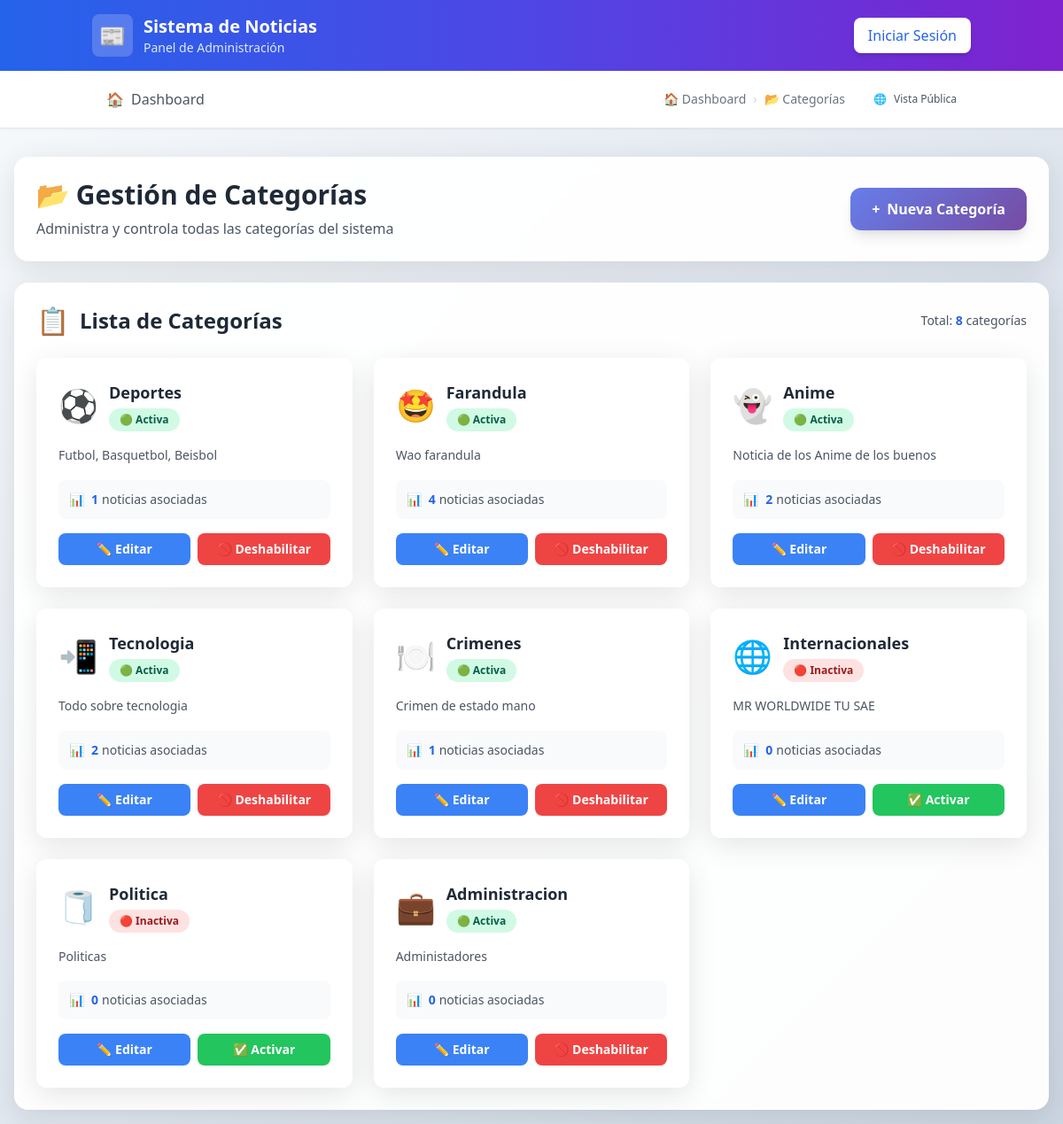
The app's page /public/categoria.php with its own data.
### tables this page shows
CREATE TABLE `categorias` (
  `id` int NOT NULL AUTO_INCREMENT,
  `nombre` varchar(100) NOT NULL,
  `icono` varchar(50) DEFAULT NULL,
  `descripcion` text,
  `id_estado` int NOT NULL DEFAULT '1',
  PRIMARY KEY (`id`),
  UNIQUE KEY `nombre` (`nombre`),
  KEY `id_estado` (`id_estado`)
);

### src/controllers/categoria_controller.php (called while the page is built, shortened)
<?php
require_once __DIR__ . '/../modules/categoria.php';
$model    = new Categoria();
$categorias = $model->obtenerTodos();

### src/modules/categoria.php (called while the page is built, shortened)
<?php
require_once __DIR__ . '/../../db/DatabaseManager.php';
class Categoria {
    private $db;
    public function __construct() {
        $pdo = ConexionDB::obtenerInstancia()->obtenerConexion();
        $this->db = new DatabaseManager($pdo);
    }
    public function obtenerTodos(): array {
        return $this->db->select('categorias', '*');
    }
    public function contadorNoticias(int $id): int {
        $r = $this->db->select('noticias', 'COUNT(*) AS total', ['id_categoria' => $id]);
        return $r ? (int)$r[0]['total'] : 0;
    }
}

### db/DatabaseManager.php (called while the page is built, shortened)
<?php
class DatabaseManager
{
    protected $conexion;
    public function __construct(PDO $pdoConnection)
    {
        $this->conexion = $pdoConnection;
    }
    public function select(string $tableName, string $columns = '*', array $conditions = []): array
    {
    $sql = "SELECT {$columns} FROM {$tableName}";
    $params = [];
    if (!empty($conditions)) {
        $whereClauses = [];
        foreach ($conditions as $key => $value) {
            if (strpos($key, '[~]') !== false) {
                $cleanKey = str_replace('[~]', '', $key);
                $whereClauses[] = "{$cleanKey} LIKE :{$cleanKey}_where";
                $params[":{$cleanKey}_where"] = $value;
            } else {
                $whereClauses[] = "{$key} = :{$key}_where";
                $params[":{$key}_where"] = $value;
            }
        }
        if (!empty($whereClauses)) {
            $sql .= " WHERE " . implode(" AND ", $whereClauses);
        }
    }
    try {
        $stmt = $this->conexion->prepare($sql);
        foreach ($params as $key => $value) {
            $stmt->bindValue($key, $value);
        }
        $stmt->execute();
        return $stmt->fetchAll(PDO::FETCH_ASSOC);
    } catch (PDOException $e) {
        error_log("Error al hacer SELECT en {$tableName}: " . $e->getMessage());
        return [];
    }
}
}

### public/categoria.php (the view, shortened to what this page needs)
<?php
require_once __DIR__ . '/../src/controllers/categoria_controller.php';
?>
<!DOCTYPE html>
<html lang="es">
<head>
    <script src="https://cdn.tailwindcss.com"></script>
</head>
<body>
    <?php include __DIR__ . '/header.php'; ?>
    <div class="container mx-auto mt-4 p-4 max-w-7xl">
        <div class="glass-card rounded-2xl p-6 mb-6">
            <div class="flex flex-col md:flex-row md:justify-between md:items-center gap-4">
                <div>
                    <h1 class="text-3xl font-bold text-gray-800 mb-2">📂 Gestión de Categorías</h1>
                    <p class="text-gray-600">Administra y controla todas las categorías del sistema</p>
                </div>
                <a href="categoria.php?action=crear"
                   class="inline-flex items-center px-6 py-3 btn-primary text-white font-semibold rounded-xl shadow-lg hover:shadow-xl transform hover:scale-105 transition-all duration-200">
                    <span class="mr-2">+</span>
                    Nueva Categoría
                </a>
            </div>
        </div>
        <div class="glass-card rounded-2xl p-6">
            <div class="flex justify-between items-center mb-6">
                <h2 class="text-2xl font-bold text-gray-800 flex items-center">
                    <span class="mr-3 text-3xl">📋</span>
                    Lista de Categorías
                </h2>
                <div class="text-sm text-gray-600">
                    Total: <span class="font-semibold text-blue-600"><?= count($categorias) ?></span> categorías
                </div>
            </div>
            <?php if (empty($categorias)): ?>
                <div class="text-center py-12">
                    <div class="text-6xl mb-4">📂</div>
                    <h3 class="text-xl font-semibold text-gray-700 mb-2">No hay categorías disponibles</h3>
                    <p class="text-gray-500 mb-6">Comienza creando tu primera categoría</p>
                    <a href="categoria.php?action=crear" class="btn-primary text-white px-6 py-3 rounded-lg font-semibold">
                        + Crear Primera Categoría
                    </a>
                </div>
            <?php else: ?>
                <div class="category-grid">
                    <?php foreach ($categorias as $c): ?>
                        <div class="category-card glass-card rounded-xl p-6">
                            <div class="flex items-start justify-between mb-4">
                                <div class="flex items-center">
                                    <?php if (!empty($c['icono'])): ?>
                                        <span class="text-4xl mr-3"><?= htmlspecialchars($c['icono']) ?></span>
                                    <?php else: ?>
                                        <div class="w-12 h-12 bg-gray-200 rounded-lg flex items-center justify-center mr-3">
                                            <span class="text-gray-500">📂</span>
                                        </div>
                                    <?php endif; ?>
                                    <div>
                                        <h3 class="text-lg font-bold text-gray-800"><?= htmlspecialchars($c['nombre']) ?></h3>
                                        <div class="<?= (int)$c['id_estado'] === 1 ? 'status-active' : 'status-inactive' ?> status-badge inline-block mt-1">
                                            <?= (int)$c['id_estado'] === 1 ? '🟢 Activa' : '🔴 Inactiva' ?>
                                        </div>
                                    </div>
                                </div>
                            </div>
                            <?php if (!empty($c['descripcion'])): ?>
                                <p class="text-gray-600 text-sm mb-4 leading-relaxed">
                                    <?= htmlspecialchars($c['descripcion']) ?>
                                </p>
                            <?php endif; ?>
                            <div class="bg-gray-50 rounded-lg p-3 mb-4">
                                <div class="flex items-center text-sm text-gray-600">
                                    <span class="mr-2">📊</span>
                                    <span class="font-semibold text-blue-600"><?= $model->contadorNoticias((int)$c['id']) ?></span>
                                    <span class="ml-1">noticias asociadas</span>
                                </div>
                            </div>
                            <div class="flex gap-2">
                                <a
                                    href="categoria.php?action=editar&id=<?= $c['id'] ?>"
                                    class="flex-1 bg-blue-500 hover:bg-blue-600 text-white text-center py-2 px-3 rounded-lg text-sm font-semibold transition-colors duration-200"
                                >
                                    ✏️ Editar
                                </a>
                                <?php if ((int)$c['id_estado'] === 1): ?>
                                    <a
                                        href="categoria.php?action=deshabilitar&id=<?= $c['id'] ?>"
                                        onclick="return confirm('¿Seguro que quieres deshabilitar esta categoría?');"
                                        class="flex-1 bg-red-500 hover:bg-red-600 text-white text-center py-2 px-3 rounded-lg text-sm font-semibold transition-colors duration-200"
                                    >
                                        🚫 Deshabilitar
                                    </a>
                                <?php else: ?>
                                    <a
                                        href="categoria.php?action=activar&id=<?= $c['id'] ?>"
                                        onclick="return confirm('¿Seguro que quieres activar esta categoría?');"
                                        class="flex-1 bg-green-500 hover:bg-green-600 text-white text-center py-2 px-3 rounded-lg text-sm font-semibold transition-colors duration-200"
                                    >
                                        ✅ Activar
                                    </a>
                                <?php endif; ?>
                            </div>
                        </div>
                    <?php endforeach; ?>
                </div>
            <?php endif; ?>
        </div>
    </div>
</body>
</html>

### public/header.php (shortened to what this page needs)
<?php
$pagina_actual = basename($_SERVER['PHP_SELF']);
function esEnlaceActivo($pagina_esperada) {
    global $pagina_actual;
    $grupos_paginas = [
        'dashboard' => ['dashboard.php', 'index.php'],
        'categorias' => ['categoria.php', 'gestionar_categoria.php'],
        'usuarios' => ['registrar_usuario.php', 'gestionar_usuario.php', 'usuarios.php'],
        'noticias' => ['indexnoticia.php', 'gestionar_noticia.php', 'noticiadetalles.php'],
        'public' => ['lista_noticias.php', 'new-page.php']
    ];
    return $pagina_actual === $pagina_esperada;
}
function obtenerClasesEnlace($pagina_esperada, $tipo = 'normal') {
    $clases_base = "flex items-center gap-2 px-4 py-2 rounded-lg transition-all duration-200 font-medium";
    if (esEnlaceActivo($pagina_esperada)) {
        return $clases_base . " bg-blue-600 text-white shadow-md";
    } else {
        return $clases_base . " text-gray-600 hover:text-blue-600 hover:bg-gray-50";
    }
}
?>
<header class="bg-gradient-to-r from-blue-600 via-indigo-600 to-purple-700 text-white shadow-lg">
    <div class="container mx-auto px-4 py-4">
        <div class="flex justify-between items-center">
            <div class="flex items-center gap-3">
                <div class="bg-white/20 p-2 rounded-lg backdrop-blur-sm">
                    <span class="text-2xl">📰</span>
                </div>
                <div>
                    <h1 class="text-xl font-bold">Sistema de Noticias</h1>
                    <p class="text-blue-100 text-sm">Panel de Administración</p>
                </div>
            </div>
            <div class="flex gap-4 items-center">
                <?php if (isset($_SESSION['usuario_nombre'])): ?>
                    <div class="flex items-center gap-3 bg-white/15 px-4 py-2 rounded-lg backdrop-blur-sm border border-white/20">
                        <div class="w-8 h-8 bg-white/20 rounded-full flex items-center justify-center">
                            <span class="text-sm">👤</span>
                        </div>
                        <div class="text-sm">
                            <div class="font-semibold"><?= htmlspecialchars($_SESSION['usuario_nombre']) ?></div>
                            <div class="text-blue-100 text-xs"><?= htmlspecialchars(ucfirst($_SESSION['usuario_rol'])) ?></div>
                        </div>
                    </div>
                    <a href="logout.php"
                       class="bg-purple-600 hover:bg-purple-700 text-white px-4 py-2 rounded-lg font-medium transition-all duration-200 shadow-md">
                        Cerrar Sesión
                    </a>
                <?php else: ?>
                    <a href="login.php"
                       class="bg-white text-blue-600 hover:bg-blue-50 px-4 py-2 rounded-lg font-medium transition-all duration-200 shadow-md">
                        Iniciar Sesión
                    </a>
                <?php endif; ?>
            </div>
        </div>
    </div>
</header>
<nav class="bg-white border-b border-gray-200 shadow-sm sticky top-0 z-40">
    <div class="container mx-auto px-4 py-3">
        <div class="flex items-center justify-between">
            <div class="flex gap-2">
                <a href="dashboard.php" class="<?= obtenerClasesEnlace('dashboard') ?>">
                    <span>🏠</span>
                    <span>Dashboard</span>
                </a>
            </div>
            <div class="flex items-center gap-4">
                <div class="hidden md:flex items-center gap-2 text-sm text-gray-500">
                    <?php
                    $breadcrumbs = [];
                    switch($pagina_actual) {
                        case 'categoria.php':
                            $breadcrumbs = ['🏠 Dashboard', '📂 Categorías'];
                            break;
                    }
                    if (!empty($breadcrumbs)) {
                        echo implode(' <span class="text-gray-300">›</span> ', $breadcrumbs);
                    }
                    ?>
                </div>
                <div class="flex items-center gap-2">
                    <a href="index.php"
                       class="<?= obtenerClasesEnlace('public') ?> text-xs">
                        <span>🌐</span>
                        <span class="hidden sm:inline">Vista Pública</span>
                    </a>
                </div>
            </div>
        </div>
    </div>
</nav>

### public/categoria.php (style rules this page uses)
body { background: linear-gradient(135deg, #f8fafc 0%, #e2e8f0 50%, #cbd5e1 100%); min-height: 100vh; }
.glass-card { background: rgba(255, 255, 255, 0.95); backdrop-filter: blur(10px); border: 1px solid rgba(255, 255, 255, 0.3); box-shadow: 0 8px 32px rgba(0, 0, 0, 0.1); }
.category-grid { display: grid; grid-template-columns: repeat(auto-fill, minmax(320px, 1fr)); gap: 1.5rem; }
.category-card { transition: all 0.3s ease; overflow: hidden; }
.btn-primary { background: linear-gradient(135deg, #667eea 0%, #764ba2 100%); transition: all 0.3s ease; }
.status-badge { font-size: 0.75rem; font-weight: 600; padding: 0.25rem 0.75rem; border-radius: 1rem; }
.status-active { background-color: #d1fae5; color: #065f46; }
.status-inactive { background-color: #fee2e2; color: #991b1b; }

### records on screen
categorias: icono "⚽", nombre "Deportes", shows "🟢 Activa", descripcion "Futbol, Basquetbol, Beisbol", id "1"
categorias: icono "🤩", nombre "Farandula", shows "🟢 Activa", descripcion "Wao farandula", contadorNoticias "4"
categorias: icono "👻", nombre "Anime", shows "🟢 Activa", descripcion "Noticia de los Anime de los buenos", contadorNoticias "2"
categorias: icono "📲", nombre "Tecnologia", shows "🟢 Activa", descripcion "Todo sobre tecnologia", contadorNoticias "2"
categorias: icono "🍽️", nombre "Crimenes", shows "🟢 Activa", descripcion "Crimen de estado mano", contadorNoticias "1"
categorias: icono "🌐", nombre "Internacionales", shows "🔴 Inactiva", descripcion "MR WORLDWIDE TU SAE", contadorNoticias "0"
categorias: icono "🧻", nombre "Politica", shows "🔴 Inactiva", descripcion "Politicas", contadorNoticias "0"
categorias: icono "💼", nombre "Administracion", shows "🟢 Activa", descripcion "Administadores", contadorNoticias "0"

### other values on screen
implode(' <span class="text-gray-300">›</span> ', $breadcrumbs) "🏠 Dashboard › 📂 Categorías"
count($categorias) "8"
